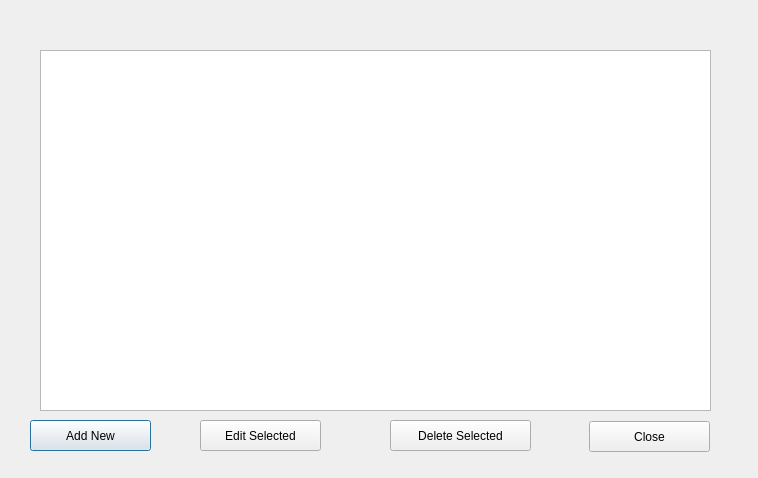
<?xml version="1.0" encoding="UTF-8"?>
<ui version="4.0">
 <class>SingleDay</class>
 <widget class="QDialog" name="SingleDay">
  <property name="geometry">
   <rect>
    <x>0</x>
    <y>0</y>
    <width>758</width>
    <height>478</height>
   </rect>
  </property>
  <property name="windowTitle">
   <string>Dialog</string>
  </property>
  <widget class="QPushButton" name="addNewButton">
   <property name="geometry">
    <rect>
     <x>30</x>
     <y>420</y>
     <width>121</width>
     <height>31</height>
    </rect>
   </property>
   <property name="text">
    <string>Add New</string>
   </property>
  </widget>
  <widget class="QPushButton" name="editSelectedButton">
   <property name="geometry">
    <rect>
     <x>200</x>
     <y>420</y>
     <width>121</width>
     <height>31</height>
    </rect>
   </property>
   <property name="text">
    <string>Edit Selected</string>
   </property>
  </widget>
  <widget class="QPushButton" name="deleteSelectedButton">
   <property name="geometry">
    <rect>
     <x>390</x>
     <y>420</y>
     <width>141</width>
     <height>31</height>
    </rect>
   </property>
   <property name="text">
    <string>Delete Selected</string>
   </property>
  </widget>
  <widget class="QPushButton" name="closeButton">
   <property name="geometry">
    <rect>
     <x>589</x>
     <y>421</y>
     <width>121</width>
     <height>31</height>
    </rect>
   </property>
   <property name="text">
    <string>Close</string>
   </property>
  </widget>
  <widget class="QTableView" name="tableView">
   <property name="geometry">
    <rect>
     <x>40</x>
     <y>50</y>
     <width>671</width>
     <height>361</height>
    </rect>
   </property>
   <property name="gridStyle">
    <enum>Qt::SolidLine</enum>
   </property>
   <attribute name="verticalHeaderVisible">
    <bool>false</bool>
   </attribute>
  </widget>
 </widget>
 <resources/>
 <connections/>
</ui>
